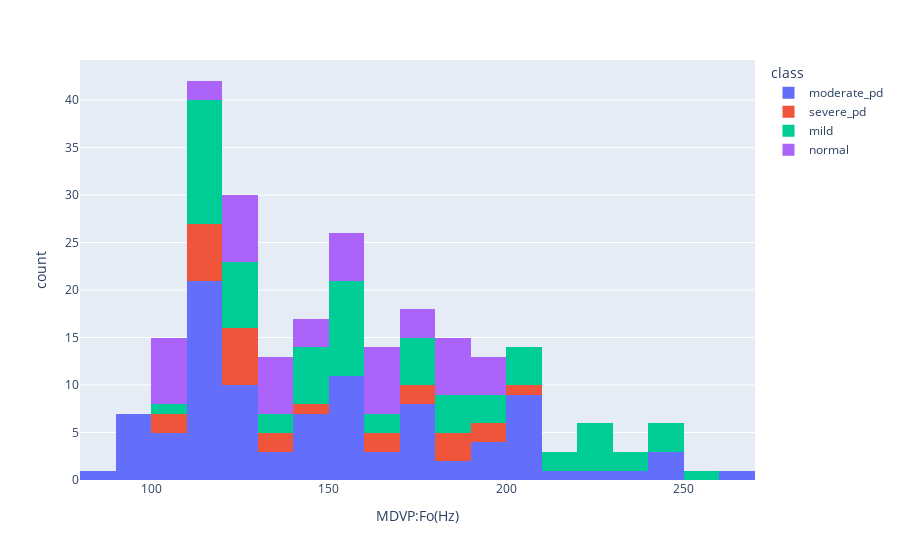
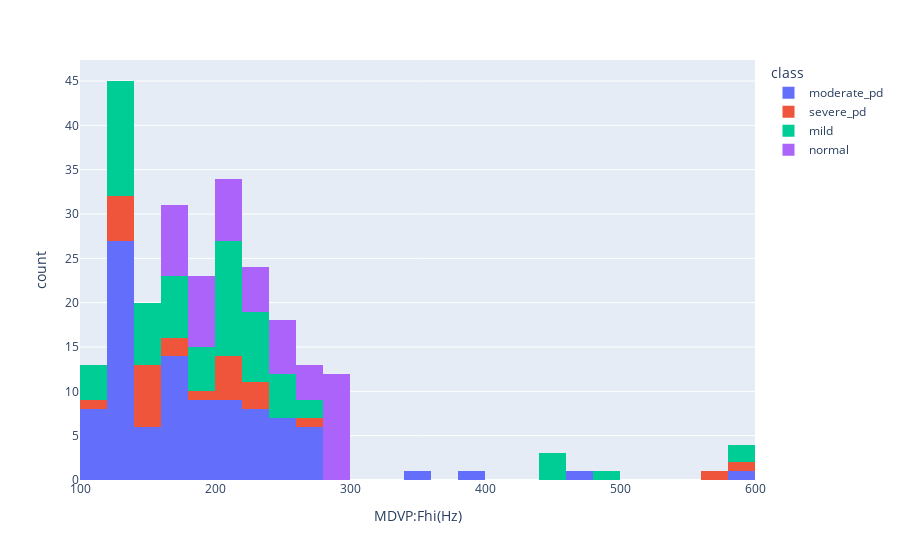
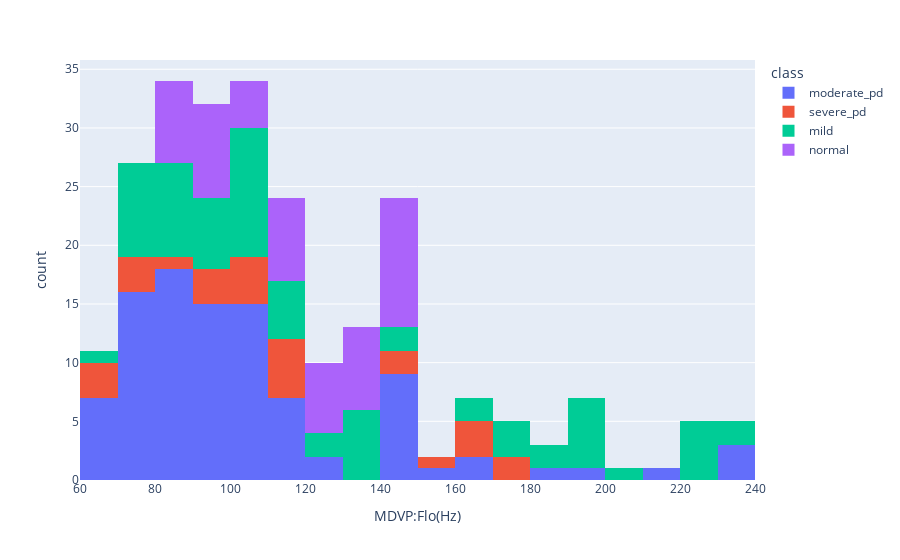
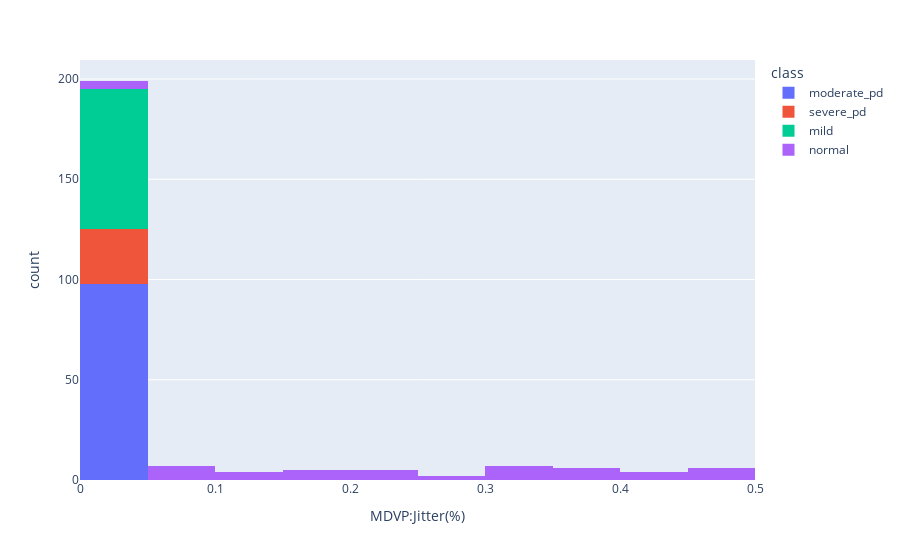

Source (notebook cell) for these figures, in order:
### Code cell
for i in x.columns:
    px.histogram(df,x=i,color='class').show()

### Figure 1 — Plotly figure (JSON) as saved in the notebook; plotly's stock layout.template omitted (floating-point values rounded to 4 significant figures)
{"data": [{"bingroup": "x", "hovertemplate": "class=moderate_pd<br>MDVP:Fo(Hz)=%{x}<br>count=%{y}<extra></extra>", "legendgroup": "moderate_pd", "marker": {"color": "#636efa", "pattern": {"shape": ""}}, "name": "moderate_pd", "orientation": "v", "showlegend": true, "type": "histogram", "x": [120.0, 122.4, 120.6, 95.73, 95.06, 88.33, 91.9, 144.2, 168.8, 153.0, 156.4, 153.8, 153.9, 167.9, 173.9, 104.4, 177.9, 241.4, 124.4, 126.3, 128.0, 129.3, 108.8, 117.3, 116.9, 140.3, 137.0, 148.1, 142.7, 112.0, 110.8, 110.7, 112.9, 110.6, 95.39, 96.11, 95.61, 101.0, 98.8, 181.0, 178.2, 176.3, 173.9, 152.0, 148.3, 152.1, 157.8, 157.4, 159.1, 193.0, 200.7, 208.5, 204.7, 206.3, 128.9, 138.2, 182.0, 156.2, 145.2, 138.1, 166.9, 106.5, 110.5, 113.4, 113.2, 112.2, 116.2, 170.4, 208.1, 198.5, 202.8, 202.5, 223.4, 121.3, 119.1, 117.9, 122.3, 127.9, 114.2, 115.3, 114.6, 112.2, 102.3, 236.2, 260.1, 197.6, 240.3, 245.0, 150.4, 149.8, 117.2, 116.8, 201.8, 174.2, 209.5, 174.7, 198.8, 214.3], "xaxis": "x", "yaxis": "y"}, {"bingroup": "x", "hovertemplate": "class=severe_pd<br>MDVP:Fo(Hz)=%{x}<br>count=%{y}<extra></extra>", "legendgroup": "severe_pd", "marker": {"color": "#EF553B", "pattern": {"shape": ""}}, "name": "severe_pd", "orientation": "v", "showlegend": true, "type": "histogram", "x": [116.7, 116.7, 116.0, 109.9, 110.4, 114.8, 143.5, 136.4, 100.8, 176.9, 179.7, 166.6, 125.0, 125.8, 126.5, 125.6, 128.5, 139.2, 169.8, 183.5, 188.6, 202.6, 186.7, 192.8, 198.1, 118.0, 126.1], "xaxis": "x", "yaxis": "y"}, {"bingroup": "x", "hovertemplate": "class=mild<br>MDVP:Fo(Hz)=%{x}<br>count=%{y}<extra></extra>", "legendgroup": "mild", "marker": {"color": "#00cc96", "pattern": {"shape": ""}}, "name": "mild", "orientation": "v", "showlegend": true, "type": "histogram", "x": [120.3, 107.3, 136.9, 139.2, 152.8, 142.2, 163.7, 171.0, 146.8, 155.4, 162.6, 197.1, 199.2, 198.4, 202.3, 203.2, 201.5, 176.2, 180.2, 187.7, 186.2, 184.1, 237.2, 243.4, 242.9, 245.5, 252.5, 122.2, 123.0, 209.1, 223.4, 222.2, 228.8, 229.4, 229.0, 120.1, 150.3, 154.0, 149.7, 155.1, 151.9, 152.0, 210.1, 151.9, 158.2, 170.8, 178.3, 217.1, 176.8, 119.0, 120.1, 120.3, 120.3, 119.1, 118.7, 237.3, 112.5, 110.7, 113.7, 117.0, 115.4, 116.4, 151.7, 148.8, 148.1, 148.5, 116.3, 116.6, 116.3, 114.6], "xaxis": "x", "yaxis": "y"}, {"bingroup": "x", "hovertemplate": "class=normal<br>MDVP:Fo(Hz)=%{x}<br>count=%{y}<extra></extra>", "legendgroup": "normal", "marker": {"color": "#ab63fa", "pattern": {"shape": ""}}, "name": "normal", "orientation": "v", "showlegend": true, "type": "histogram", "x": [187.6, 163.3, 145.9, 130.8, 187.5, 195.4, 157.1, 110.5, 160.0, 105.4, 138.9, 124.7, 170.4, 121.7, 168.4, 122.4, 102.5, 106.2, 149.8, 181.6, 128.9, 155.1, 138.3, 187.9, 137.1, 192.4, 171.4, 123.9, 146.7, 154.8, 164.9, 126.1, 181.2, 102.1, 163.7, 165.4, 177.1, 132.7, 120.2, 193.0, 130.8, 108.6, 161.7, 185.0, 190.4, 106.4, 113.4, 157.9, 106.2, 160.0], "xaxis": "x", "yaxis": "y"}], "layout": {"barmode": "relative", "legend": {"title": {"text": "class"}, "tracegroupgap": 0}, "margin": {"t": 60}, "xaxis": {"anchor": "y", "domain": [0, 1], "title": {"text": "MDVP:Fo(Hz)"}}, "yaxis": {"anchor": "x", "domain": [0, 1], "title": {"text": "count"}}}}

### Figure 2 — Plotly figure (JSON) as saved in the notebook; plotly's stock layout.template omitted (floating-point values rounded to 4 significant figures)
{"data": [{"bingroup": "x", "hovertemplate": "class=moderate_pd<br>MDVP:Fhi(Hz)=%{x}<br>count=%{y}<extra></extra>", "legendgroup": "moderate_pd", "marker": {"color": "#636efa", "pattern": {"shape": ""}}, "name": "moderate_pd", "orientation": "v", "showlegend": true, "type": "histogram", "x": [157.3, 148.7, 131.2, 132.1, 120.1, 112.2, 115.9, 349.3, 232.2, 175.8, 189.4, 165.7, 172.9, 193.2, 192.7, 206.0, 192.9, 248.8, 135.1, 134.2, 138.1, 139.9, 134.7, 129.9, 131.9, 159.8, 166.6, 162.8, 162.4, 588.5, 128.1, 122.6, 148.8, 125.4, 102.1, 108.7, 107.7, 110.0, 102.3, 200.1, 202.4, 227.4, 211.3, 163.3, 165.0, 161.5, 173.0, 163.3, 168.9, 208.9, 224.0, 220.3, 221.3, 226.4, 479.7, 203.5, 197.2, 195.1, 198.1, 197.2, 199.0, 112.8, 127.6, 133.3, 130.3, 126.6, 131.7, 268.8, 253.8, 219.3, 231.5, 241.3, 263.9, 139.6, 128.4, 127.3, 142.4, 138.8, 124.4, 135.7, 126.8, 131.7, 142.8, 244.7, 264.9, 217.6, 245.1, 272.2, 163.4, 163.4, 123.9, 217.6, 262.7, 231.0, 253.0, 240.0, 397.0, 260.3], "xaxis": "x", "yaxis": "y"}, {"bingroup": "x", "hovertemplate": "class=severe_pd<br>MDVP:Fhi(Hz)=%{x}<br>count=%{y}<extra></extra>", "legendgroup": "severe_pd", "marker": {"color": "#EF553B", "pattern": {"shape": ""}}, "name": "severe_pd", "orientation": "v", "showlegend": true, "type": "histogram", "x": [131.1, 137.9, 141.8, 126.4, 131.1, 271.3, 162.2, 176.6, 115.7, 205.6, 225.9, 206.0, 143.9, 140.6, 141.8, 141.1, 150.4, 586.6, 191.8, 216.8, 216.3, 565.7, 212.0, 224.4, 233.1, 134.2, 154.3], "xaxis": "x", "yaxis": "y"}, {"bingroup": "x", "hovertemplate": "class=mild<br>MDVP:Fhi(Hz)=%{x}<br>count=%{y}<extra></extra>", "legendgroup": "mild", "marker": {"color": "#00cc96", "pattern": {"shape": ""}}, "name": "mild", "orientation": "v", "showlegend": true, "type": "histogram", "x": [137.2, 113.8, 159.9, 179.1, 163.3, 217.5, 200.8, 208.3, 208.7, 227.4, 198.3, 206.9, 209.5, 215.2, 211.6, 211.5, 210.6, 185.6, 201.2, 202.3, 197.7, 196.5, 247.3, 250.9, 255.0, 262.1, 261.5, 128.6, 130.0, 237.5, 239.0, 231.3, 234.6, 252.2, 239.5, 139.7, 154.6, 160.3, 160.4, 163.7, 157.8, 157.3, 232.7, 492.9, 442.6, 450.2, 442.8, 233.5, 215.3, 127.5, 126.6, 128.1, 125.3, 125.2, 123.7, 243.7, 133.4, 113.6, 116.4, 144.5, 123.1, 129.0, 190.2, 158.4, 156.0, 161.1, 177.3, 592.0, 581.3, 119.2], "xaxis": "x", "yaxis": "y"}, {"bingroup": "x", "hovertemplate": "class=normal<br>MDVP:Fhi(Hz)=%{x}<br>count=%{y}<extra></extra>", "legendgroup": "normal", "marker": {"color": "#ab63fa", "pattern": {"shape": ""}}, "name": "normal", "orientation": "v", "showlegend": true, "type": "histogram", "x": [271.9, 242.9, 260.4, 237.2, 201.5, 181.9, 169.4, 186.3, 191.4, 271.1, 168.8, 183.2, 215.7, 175.2, 248.0, 194.0, 213.7, 209.6, 247.9, 297.6, 188.8, 215.3, 220.4, 162.7, 253.2, 217.1, 282.5, 264.6, 198.5, 186.2, 288.8, 162.2, 236.7, 281.2, 283.0, 283.4, 246.3, 167.9, 290.8, 234.2, 287.5, 241.6, 293.6, 173.9, 283.7, 234.7, 287.2, 217.2, 297.5, 161.8], "xaxis": "x", "yaxis": "y"}], "layout": {"barmode": "relative", "legend": {"title": {"text": "class"}, "tracegroupgap": 0}, "margin": {"t": 60}, "xaxis": {"anchor": "y", "domain": [0, 1], "title": {"text": "MDVP:Fhi(Hz)"}}, "yaxis": {"anchor": "x", "domain": [0, 1], "title": {"text": "count"}}}}

### Figure 3 — Plotly figure (JSON) as saved in the notebook; plotly's stock layout.template omitted (floating-point values rounded to 4 significant figures)
{"data": [{"bingroup": "x", "hovertemplate": "class=moderate_pd<br>MDVP:Flo(Hz)=%{x}<br>count=%{y}<extra></extra>", "legendgroup": "moderate_pd", "marker": {"color": "#636efa", "pattern": {"shape": ""}}, "name": "moderate_pd", "orientation": "v", "showlegend": true, "type": "histogram", "x": [75.0, 113.8, 113.8, 91.75, 91.23, 84.07, 86.29, 82.76, 75.6, 68.62, 142.8, 65.78, 78.13, 79.07, 86.18, 77.97, 168.0, 232.5, 117.5, 112.8, 122.1, 118.6, 102.9, 110.4, 108.2, 67.02, 66.0, 67.34, 65.48, 107.0, 107.3, 105.0, 107.0, 106.8, 90.26, 84.51, 87.55, 95.63, 87.8, 155.5, 141.0, 125.6, 74.68, 147.2, 142.3, 76.6, 68.4, 149.6, 144.8, 80.3, 89.69, 199.0, 189.6, 92.02, 88.25, 83.34, 79.19, 79.82, 80.64, 81.11, 79.51, 93.11, 105.6, 107.8, 100.7, 104.1, 109.8, 79.54, 91.8, 148.7, 86.23, 164.2, 87.64, 98.25, 88.83, 95.65, 94.79, 112.2, 77.02, 107.8, 91.12, 97.53, 85.9, 102.1, 237.3, 90.79, 219.8, 239.2, 144.7, 144.8, 106.7, 99.5, 78.23, 94.26, 89.49, 74.29, 74.9, 77.97], "xaxis": "x", "yaxis": "y"}, {"bingroup": "x", "hovertemplate": "class=severe_pd<br>MDVP:Flo(Hz)=%{x}<br>count=%{y}<extra></extra>", "legendgroup": "severe_pd", "marker": {"color": "#EF553B", "pattern": {"shape": ""}}, "name": "severe_pd", "orientation": "v", "showlegend": true, "type": "histogram", "x": [111.6, 111.4, 110.7, 104.4, 103.4, 104.7, 65.81, 65.75, 85.55, 75.34, 144.9, 78.03, 116.2, 96.21, 99.77, 116.3, 75.63, 66.16, 151.5, 161.3, 166.0, 177.3, 149.4, 168.8, 174.5, 100.8, 97.54], "xaxis": "x", "yaxis": "y"}, {"bingroup": "x", "hovertemplate": "class=mild<br>MDVP:Flo(Hz)=%{x}<br>count=%{y}<extra></extra>", "legendgroup": "mild", "marker": {"color": "#00cc96", "pattern": {"shape": ""}}, "name": "mild", "orientation": "v", "showlegend": true, "type": "histogram", "x": [114.8, 104.3, 131.3, 76.56, 75.84, 83.16, 76.78, 75.5, 81.74, 80.06, 77.63, 192.1, 192.1, 193.1, 197.1, 196.2, 195.7, 163.6, 175.5, 173.0, 177.6, 167.0, 225.2, 232.4, 227.9, 231.8, 182.8, 115.8, 114.7, 109.4, 98.66, 205.5, 223.6, 221.2, 113.2, 111.2, 75.35, 128.6, 133.6, 144.1, 133.8, 132.9, 185.3, 69.08, 71.95, 79.03, 82.06, 93.98, 83.96, 109.2, 105.7, 100.2, 104.8, 86.8, 109.8, 229.3, 105.7, 100.1, 96.91, 99.92, 108.6, 109.0, 129.9, 139.0, 135.0, 142.0, 96.98, 86.23, 94.25, 86.65], "xaxis": "x", "yaxis": "y"}, {"bingroup": "x", "hovertemplate": "class=normal<br>MDVP:Flo(Hz)=%{x}<br>count=%{y}<extra></extra>", "legendgroup": "normal", "marker": {"color": "#ab63fa", "pattern": {"shape": ""}}, "name": "normal", "orientation": "v", "showlegend": true, "type": "histogram", "x": [105.4, 149.8, 148.5, 149.9, 111.0, 131.8, 125.8, 143.1, 145.1, 136.3, 120.7, 129.3, 89.8, 88.69, 87.84, 123.1, 142.3, 101.7, 130.5, 128.6, 94.29, 142.4, 118.5, 119.5, 133.4, 131.2, 104.1, 85.37, 82.53, 89.79, 92.34, 110.7, 148.7, 111.2, 94.49, 138.7, 107.6, 91.47, 115.6, 96.23, 143.7, 94.55, 124.1, 143.8, 135.2, 99.23, 97.4, 84.62, 118.0, 142.7], "xaxis": "x", "yaxis": "y"}], "layout": {"barmode": "relative", "legend": {"title": {"text": "class"}, "tracegroupgap": 0}, "margin": {"t": 60}, "xaxis": {"anchor": "y", "domain": [0, 1], "title": {"text": "MDVP:Flo(Hz)"}}, "yaxis": {"anchor": "x", "domain": [0, 1], "title": {"text": "count"}}}}

### Figure 4 — Plotly figure (JSON) as saved in the notebook; plotly's stock layout.template omitted (floating-point values rounded to 4 significant figures)
{"data": [{"bingroup": "x", "hovertemplate": "class=moderate_pd<br>MDVP:Jitter(%)=%{x}<br>count=%{y}<extra></extra>", "legendgroup": "moderate_pd", "marker": {"color": "#636efa", "pattern": {"shape": ""}}, "name": "moderate_pd", "orientation": "v", "showlegend": true, "type": "histogram", "x": [0.00784, 0.00968, 0.00968, 0.00551, 0.00532, 0.00505, 0.0054, 0.00544, 0.00718, 0.00742, 0.00768, 0.0084, 0.0048, 0.00442, 0.00476, 0.00633, 0.00411, 0.00281, 0.00431, 0.00448, 0.00436, 0.0049, 0.00761, 0.00752, 0.00788, 0.00817, 0.00923, 0.00762, 0.00831, 0.00533, 0.00494, 0.00516, 0.005, 0.00462, 0.00608, 0.00694, 0.00702, 0.00606, 0.00432, 0.00406, 0.00321, 0.0052, 0.00448, 0.00419, 0.00459, 0.00382, 0.00358, 0.00369, 0.00342, 0.00766, 0.00621, 0.00609, 0.00841, 0.00495, 0.00581, 0.00704, 0.00842, 0.00694, 0.00733, 0.00544, 0.00638, 0.00589, 0.00494, 0.00451, 0.00502, 0.00472, 0.00381, 0.00571, 0.00757, 0.00376, 0.0037, 0.00254, 0.00352, 0.00684, 0.00692, 0.00647, 0.00727, 0.00605, 0.00581, 0.00619, 0.00651, 0.00519, 0.00907, 0.00277, 0.00339, 0.00803, 0.00517, 0.00451, 0.00396, 0.00336, 0.00417, 0.00531, 0.00694, 0.00459, 0.00564, 0.0136, 0.0074, 0.00567], "xaxis": "x", "yaxis": "y"}, {"bingroup": "x", "hovertemplate": "class=severe_pd<br>MDVP:Jitter(%)=%{x}<br>count=%{y}<extra></extra>", "legendgroup": "severe_pd", "marker": {"color": "#EF553B", "pattern": {"shape": ""}}, "name": "severe_pd", "orientation": "v", "showlegend": true, "type": "histogram", "x": [0.0105, 0.00997, 0.01284, 0.00874, 0.00784, 0.00867, 0.01101, 0.00971, 0.01038, 0.00747, 0.00709, 0.00742, 0.0128, 0.01378, 0.01936, 0.03316, 0.01551, 0.03011, 0.01568, 0.01466, 0.01719, 0.01627, 0.01872, 0.03107, 0.02714, 0.01813, 0.00975], "xaxis": "x", "yaxis": "y"}, {"bingroup": "x", "hovertemplate": "class=mild<br>MDVP:Jitter(%)=%{x}<br>count=%{y}<extra></extra>", "legendgroup": "mild", "marker": {"color": "#00cc96", "pattern": {"shape": ""}}, "name": "mild", "orientation": "v", "showlegend": true, "type": "histogram", "x": [0.00333, 0.0029, 0.00293, 0.0039, 0.00294, 0.00369, 0.00742, 0.00455, 0.00496, 0.0031, 0.00502, 0.00289, 0.00241, 0.00212, 0.0018, 0.00178, 0.00198, 0.00369, 0.00284, 0.00316, 0.00298, 0.00258, 0.00298, 0.0021, 0.00225, 0.00235, 0.00185, 0.00524, 0.00428, 0.00282, 0.00264, 0.00266, 0.00296, 0.00205, 0.00238, 0.00405, 0.00248, 0.00183, 0.00257, 0.00168, 0.00258, 0.00174, 0.00534, 0.00856, 0.00476, 0.00555, 0.00462, 0.00404, 0.0046, 0.0044, 0.0027, 0.00492, 0.00407, 0.00346, 0.00331, 0.00303, 0.00355, 0.00356, 0.00349, 0.00353, 0.00332, 0.00346, 0.00314, 0.00309, 0.00392, 0.00397, 0.00314, 0.00496, 0.00267, 0.00327], "xaxis": "x", "yaxis": "y"}, {"bingroup": "x", "hovertemplate": "class=normal<br>MDVP:Jitter(%)=%{x}<br>count=%{y}<extra></extra>", "legendgroup": "normal", "marker": {"color": "#ab63fa", "pattern": {"shape": ""}}, "name": "normal", "orientation": "v", "showlegend": true, "type": "histogram", "x": [0.1833, 0.05191, 0.4278, 0.07298, 0.317, 0.423, 0.2226, 0.07624, 0.03587, 0.3675, 0.2758, 0.4847, 0.00892, 0.3524, 0.3106, 0.3285, 0.373, 0.3265, 0.0008575, 0.01116, 0.111, 0.4816, 0.353, 0.1376, 0.1477, 0.4305, 0.2928, 0.2313, 0.2387, 0.4845, 0.4877, 0.1586, 0.3956, 0.4478, 0.4534, 0.3342, 0.3009, 0.1795, 0.179, 0.4705, 0.09859, 0.1957, 0.07618, 0.3984, 0.1011, 0.06686, 0.2102, 0.0783, 0.2026, 0.3198], "xaxis": "x", "yaxis": "y"}], "layout": {"barmode": "relative", "legend": {"title": {"text": "class"}, "tracegroupgap": 0}, "margin": {"t": 60}, "xaxis": {"anchor": "y", "domain": [0, 1], "title": {"text": "MDVP:Jitter(%)"}}, "yaxis": {"anchor": "x", "domain": [0, 1], "title": {"text": "count"}}}}
